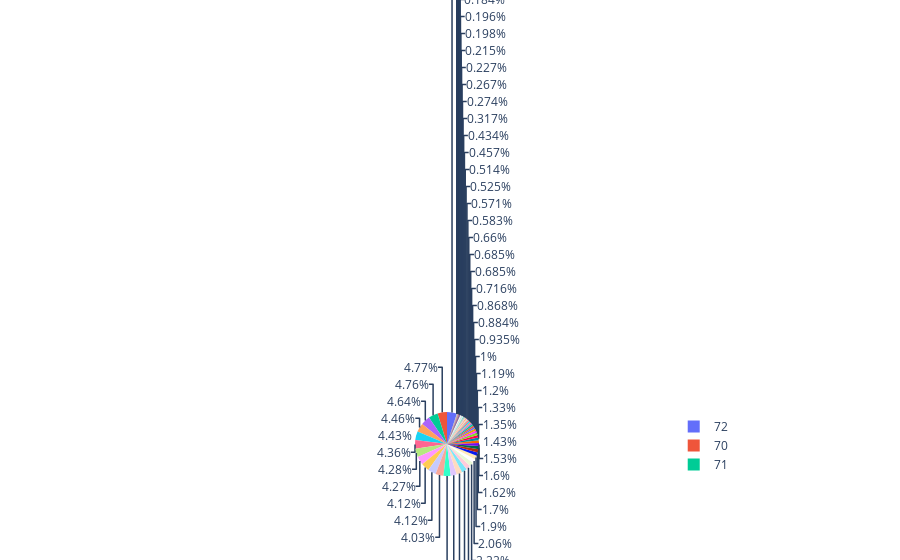

The code cell stored with this chart in its notebook:
### Code cell
fig = px.pie(df_final, values='TotalCost_Y_Actual', names='Age')
fig.show()

### Figure 1 — Plotly figure (JSON) as saved in the notebook; plotly's stock layout.template omitted (floating-point values rounded to 4 significant figures; data arrays with more than 128 entries replaced by an {"elided": "..."} marker saying what was removed)
{"data": [{"domain": {"x": [0, 1], "y": [0, 1]}, "hovertemplate": "Age=%{label}<br>TotalCost_Y_Actual=%{value}<extra></extra>", "labels": {"elided": "16328 int values"}, "legendgroup": "", "name": "", "showlegend": true, "type": "pie", "values": {"elided": "16328 float values"}}], "layout": {"legend": {"tracegroupgap": 0}, "margin": {"t": 60}}}
